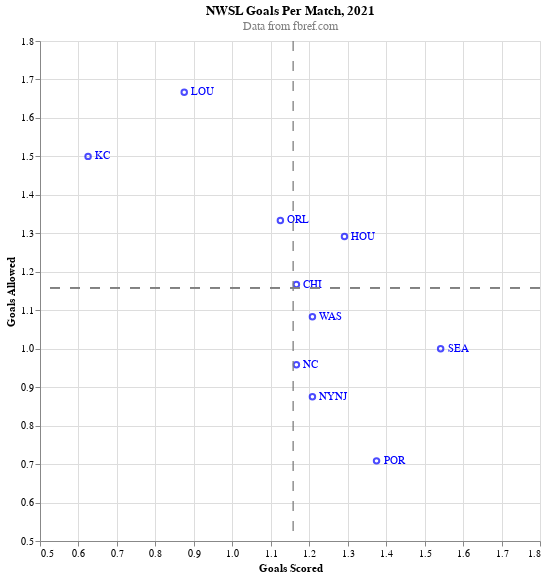

Notebook code cell kept with this figure:
### Code cell
# Graph in Altair

points = alt.Chart(df).mark_point().encode(
    alt.X('goals_scored_per_match',
        scale = alt.Scale(domain = (0.5, 1.8)),
        axis = alt.Axis(title = "Goals Scored")
        ),
    alt.Y('goals_allowed_per_match',
        scale = alt.Scale(domain = (0.5, 1.8)),
        axis = alt.Axis(title = "Goals Allowed")
        ),
    color = alt.value('blue')
).properties(
    width = 500,
    height = 500
)

text = points.mark_text(
    align = 'left',
    baseline = 'middle',
    dx = 7,
).encode(
    text = 'Abbr'
)

x_line = alt.Chart(df).mark_rule(strokeDash= [10, 10]).encode(
    x = 'mean',
    opacity = alt.value(0.2),
    color = alt.value('grey')
)

y_line = alt.Chart(df).mark_rule(strokeDash= [10, 10]).encode(
    y = 'mean',
    color = alt.value('grey')
)


alt.layer(
    points, text, x_line, y_line
).properties(
    title = {
        "text": "NWSL Goals Per Match, 2021",
        "subtitle" : "Data from fbref.com",
        "subtitleColor" : "grey"
    }
)

### Figure 1 — Vega-Lite specification as saved in the notebook (floating-point values rounded to 4 significant figures)
{"config": {"view": {"continuousWidth": 400, "continuousHeight": 300}}, "layer": [{"mark": "point", "encoding": {"color": {"value": "blue"}, "x": {"type": "quantitative", "axis": {"title": "Goals Scored"}, "field": "goals_scored_per_match", "scale": {"domain": [0.5, 1.8]}}, "y": {"type": "quantitative", "axis": {"title": "Goals Allowed"}, "field": "goals_allowed_per_match", "scale": {"domain": [0.5, 1.8]}}}, "height": 500, "width": 500}, {"mark": {"type": "text", "align": "left", "baseline": "middle", "dx": 7}, "encoding": {"color": {"value": "blue"}, "text": {"type": "nominal", "field": "Abbr"}, "x": {"type": "quantitative", "axis": {"title": "Goals Scored"}, "field": "goals_scored_per_match", "scale": {"domain": [0.5, 1.8]}}, "y": {"type": "quantitative", "axis": {"title": "Goals Allowed"}, "field": "goals_allowed_per_match", "scale": {"domain": [0.5, 1.8]}}}, "height": 500, "width": 500}, {"mark": {"type": "rule", "strokeDash": [10, 10]}, "encoding": {"color": {"value": "grey"}, "opacity": {"value": 0.2}, "x": {"type": "quantitative", "field": "mean"}}}, {"mark": {"type": "rule", "strokeDash": [10, 10]}, "encoding": {"color": {"value": "grey"}, "y": {"type": "quantitative", "field": "mean"}}}], "data": {"name": "data-e14da5a1ad975e018b04c49e3c5d8348"}, "title": {"text": "NWSL Goals Per Match, 2021", "subtitle": "Data from fbref.com", "subtitleColor": "grey"}, "$schema": "https://vega.github.io/schema/vega-lite/v4.8.1.json", "datasets": {"data-e14da5a1ad975e018b04c49e3c5d8348": [{"Rk": 1, "Squad": "Thorns", "Abbr": "POR", "MP": 24, "W": 13, "D": 5, "L": 6, "GF": 33, "GA": 17, "GD": 16, "Pts": 44, "Attendance": 9158, "Top Team Scorer": "Sophia Smith - 7", "Goalkeeper": "Bella Bixby", "Notes": "→ Semi-finals", "goals_scored_per_match": 1.375, "goals_allowed_per_match": 0.7083, "mean": 1.158}, {"Rk": 2, "Squad": "Reign", "Abbr": "SEA", "MP": 24, "W": 13, "D": 3, "L": 8, "GF": 37, "GA": 24, "GD": 13, "Pts": 42, "Attendance": 5240, "Top Team Scorer": "Bethany Balcer - 9", "Goalkeeper": "Sarah Bouhaddi", "Notes": "→ Semi-finals", "goals_scored_per_match": 1.542, "goals_allowed_per_match": 1.0, "mean": 1.158}, {"Rk": 3, "Squad": "Spirit", "Abbr": "WAS", "MP": 24, "W": 11, "D": 6, "L": 7, "GF": 29, "GA": 26, "GD": 3, "Pts": 39, "Attendance": 3686, "Top Team Scorer": "Ashley Hatch - 10", "Goalkeeper": "Aubrey Kingsbury", "Notes": "→ First round", "goals_scored_per_match": 1.208, "goals_allowed_per_match": 1.083, "mean": 1.158}, {"Rk": 4, "Squad": "Red Stars", "Abbr": "CHI", "MP": 24, "W": 11, "D": 5, "L": 8, "GF": 28, "GA": 28, "GD": 0, "Pts": 38, "Attendance": 2954, "Top Team Scorer": "Kealia Watt - 5", "Goalkeeper": "Cassie Miller", "Notes": "→ First round", "goals_scored_per_match": 1.167, "goals_allowed_per_match": 1.167, "mean": 1.158}, {"Rk": 5, "Squad": "Gotham FC", "Abbr": "NYNJ", "MP": 24, "W": 8, "D": 11, "L": 5, "GF": 29, "GA": 21, "GD": 8, "Pts": 35, "Attendance": 3196, "Top Team Scorer": "Margaret Purce - 9", "Goalkeeper": "Kailen Sheridan", "Notes": "→ First round", "goals_scored_per_match": 1.208, "goals_allowed_per_match": 0.875, "mean": 1.158}, {"Rk": 6, "Squad": "Courage", "Abbr": "NC", "MP": 24, "W": 9, "D": 6, "L": 9, "GF": 28, "GA": 23, "GD": 5, "Pts": 33, "Attendance": 4125, "Top Team Scorer": "Lynn Williams - 7", "Goalkeeper": "Casey Murphy", "Notes": "→ First round", "goals_scored_per_match": 1.167, "goals_allowed_per_match": 0.9583, "mean": 1.158}, {"Rk": 7, "Squad": "Dash", "Abbr": "HOU", "MP": 24, "W": 9, "D": 5, "L": 10, "GF": 31, "GA": 31, "GD": 0, "Pts": 32, "Attendance": 2615, "Top Team Scorer": "Rachel Daly - 9", "Goalkeeper": "Jane Campbell", "Notes": null, "goals_scored_per_match": 1.292, "goals_allowed_per_match": 1.292, "mean": 1.158}, {"Rk": 8, "Squad": "Pride", "Abbr": "ORL", "MP": 24, "W": 7, "D": 7, "L": 10, "GF": 27, "GA": 32, "GD": -5, "Pts": 28, "Attendance": 2719, "Top Team Scorer": "Sydney Leroux - 8", "Goalkeeper": "Ashlyn Harris", "Notes": null, "goals_scored_per_match": 1.125, "goals_allowed_per_match": 1.333, "mean": 1.158}, {"Rk": 9, "Squad": "Louisville", "Abbr": "LOU", "MP": 24, "W": 5, "D": 7, "L": 12, "GF": 21, "GA": 40, "GD": -19, "Pts": 22, "Attendance": 6059, "Top Team Scorer": "Ebony Salmon - 6", "Goalkeeper": "Michelle Betos", "Notes": null, "goals_scored_per_match": 0.875, "goals_allowed_per_match": 1.667, "mean": 1.158}, {"Rk": 10, "Squad": "Kansas City", "Abbr": "KC", "MP": 24, "W": 3, "D": 7, "L": 14, "GF": 15, "GA": 36, "GD": -21, "Pts": 16, "Attendance": 4040, "Top Team Scorer": "Darian Jenkins - 3", "Goalkeeper": "Adrianna Franch", "Notes": null, "goals_scored_per_match": 0.625, "goals_allowed_per_match": 1.5, "mean": 1.158}]}}
